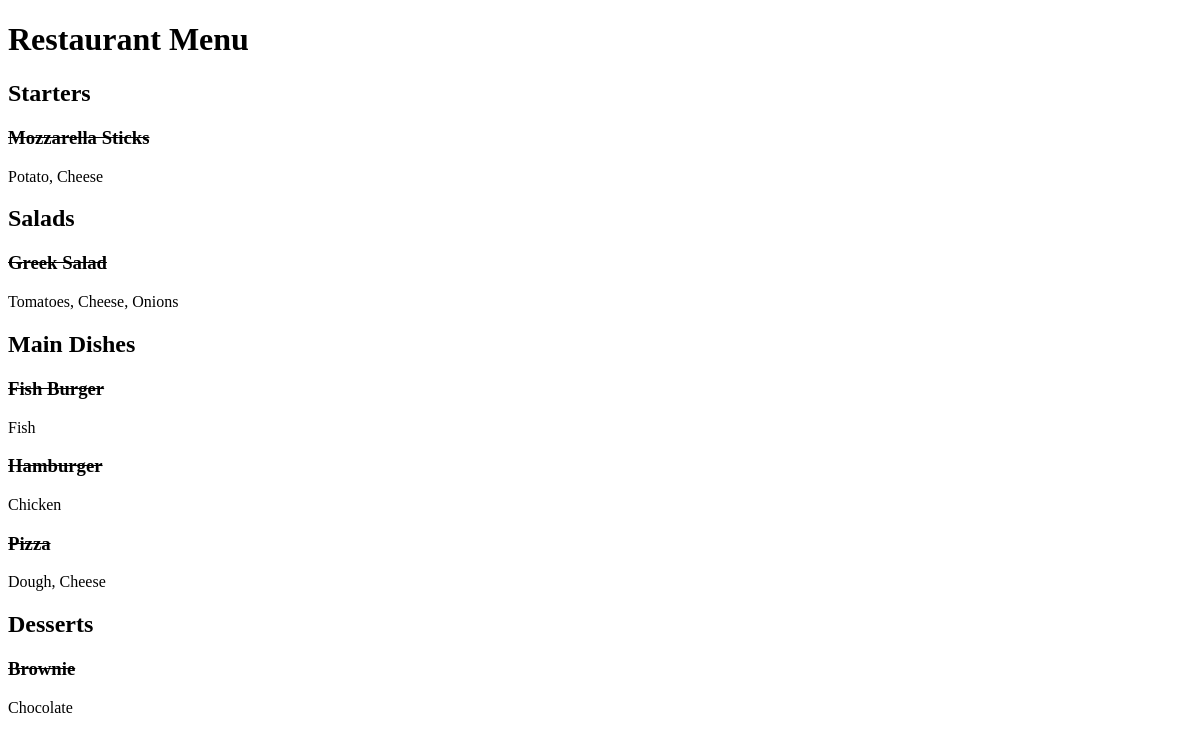
Before: / with the older database file.
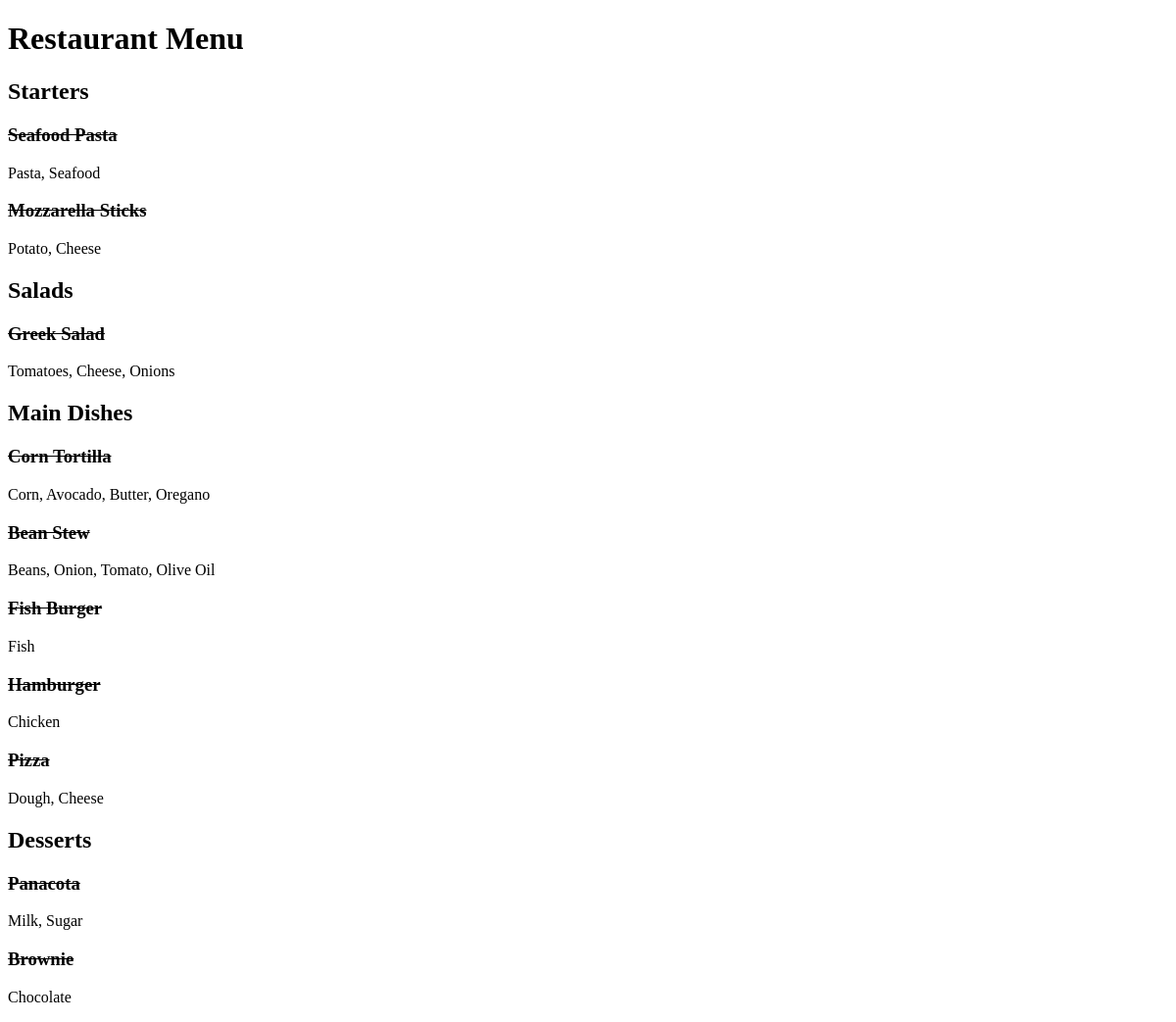
After: the same page with the newer database file.
### restaurant_menu/models.py (models this page shows, shortened)
class Item(models.Model):
    meal = models.CharField(max_length=1000, unique=True)
    description = models.CharField(max_length=2000)
    price = models.DecimalField(max_digits=10, decimal_places=2)
    category = models.CharField(max_length=200, choices=MEAL_TYPE)
    author = models.ForeignKey(User, on_delete=models.PROTECT)
    status = models.IntegerField(choices=STATUS, default=0)
    date_created = models.DateTimeField(auto_now_add=True)
    date_updated = models.DateTimeField(auto_now=True)
    @property
    def meal_type(self):
        return self.category

### restaurant_menu/views.py (the view)
# urls.py: path('', views.MenuList.as_view(), name='home'),
class MenuList(generic.ListView):
    queryset = Item.objects.order_by('-date_created')
    template_name = "index.html"
    def get_context_data(self, **kwargs):
        context = super().get_context_data(**kwargs)
        context["meals"] = MEAL_TYPE
        return context

### restaurant_menu/templates/index.html (shortened to what this page needs)
<!DOCTYPE html>
<html lang="en">
<head>
</head>
<body>
    <h1>Restaurant Menu</h1>
        {% for meal in meals %}
            <h2>{{ meal.1 }}</h2>
                {%  for row in item_list %}
                    {% if row.category == meal.0 or row.meal_type == meal.0 %}
                        {% if row.meal_type == meal.0 %}
                        <h3><del>{{ row.meal }}</del></h3>
                         <p>{{ row.description }}</p>
                        {% endif %}
                    {% endif %}
                {% endfor %}
        {% endfor %}
</body>
</html>

Changed rows visible on the page:
added Item: meal "Seafood Pasta", description "Pasta, Seafood", shown under "Starters"
added Item: meal "Corn Tortilla", description "Corn, Avocado, Butter, Oregano", shown under "Main Dishes"
added Item: meal "Bean Stew", description "Beans, Onion, Tomato, Olive Oil", shown under "Main Dishes"
added Item: meal "Panacota", description "Milk, Sugar", shown under "Desserts"
